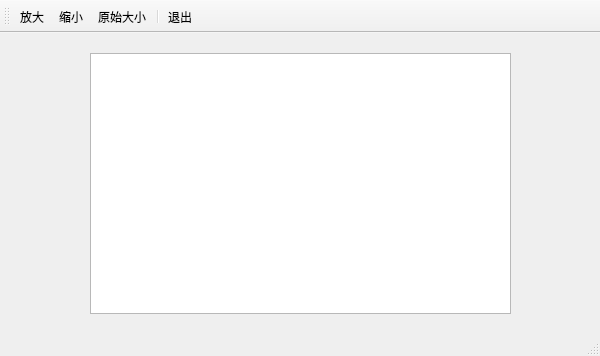
<?xml version="1.0" encoding="UTF-8"?>
<ui version="4.0">
 <class>StrengChartViewDemoClass</class>
 <widget class="QMainWindow" name="StrengChartViewDemoClass">
  <property name="geometry">
   <rect>
    <x>0</x>
    <y>0</y>
    <width>600</width>
    <height>356</height>
   </rect>
  </property>
  <property name="windowTitle">
   <string>StrengChartViewDemo</string>
  </property>
  <widget class="QWidget" name="centralWidget">
   <widget class="QWChartView" name="view">
    <property name="geometry">
     <rect>
      <x>90</x>
      <y>20</y>
      <width>421</width>
      <height>261</height>
     </rect>
    </property>
   </widget>
  </widget>
  <widget class="QToolBar" name="mainToolBar">
   <attribute name="toolBarArea">
    <enum>TopToolBarArea</enum>
   </attribute>
   <attribute name="toolBarBreak">
    <bool>false</bool>
   </attribute>
   <addaction name="actEnlarge"/>
   <addaction name="actLessen"/>
   <addaction name="actOrgSize"/>
   <addaction name="separator"/>
   <addaction name="actQuit"/>
  </widget>
  <widget class="QStatusBar" name="statusBar"/>
  <action name="actEnlarge">
   <property name="icon">
    <iconset resource="StrengChartViewDemo.qrc">
     <normaloff>:/StrengChartViewDemo/Resources/REFBARH.ICO</normaloff>:/StrengChartViewDemo/Resources/REFBARH.ICO</iconset>
   </property>
   <property name="text">
    <string>放大</string>
   </property>
  </action>
  <action name="actLessen">
   <property name="icon">
    <iconset resource="StrengChartViewDemo.qrc">
     <normaloff>:/StrengChartViewDemo/Resources/CNFNOT.ICO</normaloff>:/StrengChartViewDemo/Resources/CNFNOT.ICO</iconset>
   </property>
   <property name="text">
    <string>缩小</string>
   </property>
  </action>
  <action name="actOrgSize">
   <property name="icon">
    <iconset resource="StrengChartViewDemo.qrc">
     <normaloff>:/StrengChartViewDemo/Resources/POSTITL.ICO</normaloff>:/StrengChartViewDemo/Resources/POSTITL.ICO</iconset>
   </property>
   <property name="text">
    <string>原始大小</string>
   </property>
  </action>
  <action name="actQuit">
   <property name="icon">
    <iconset resource="StrengChartViewDemo.qrc">
     <normaloff>:/StrengChartViewDemo/Resources/OOFL.ICO</normaloff>:/StrengChartViewDemo/Resources/OOFL.ICO</iconset>
   </property>
   <property name="text">
    <string>退出</string>
   </property>
  </action>
 </widget>
 <layoutdefault spacing="6" margin="11"/>
 <customwidgets>
  <customwidget>
   <class>QWChartView</class>
   <extends>QGraphicsView</extends>
   <header location="global">qwchartview.h</header>
  </customwidget>
 </customwidgets>
 <resources>
  <include location="StrengChartViewDemo.qrc"/>
 </resources>
 <connections>
  <connection>
   <sender>actQuit</sender>
   <signal>triggered()</signal>
   <receiver>StrengChartViewDemoClass</receiver>
   <slot>close()</slot>
   <hints>
    <hint type="sourcelabel">
     <x>-1</x>
     <y>-1</y>
    </hint>
    <hint type="destinationlabel">
     <x>299</x>
     <y>177</y>
    </hint>
   </hints>
  </connection>
 </connections>
</ui>
